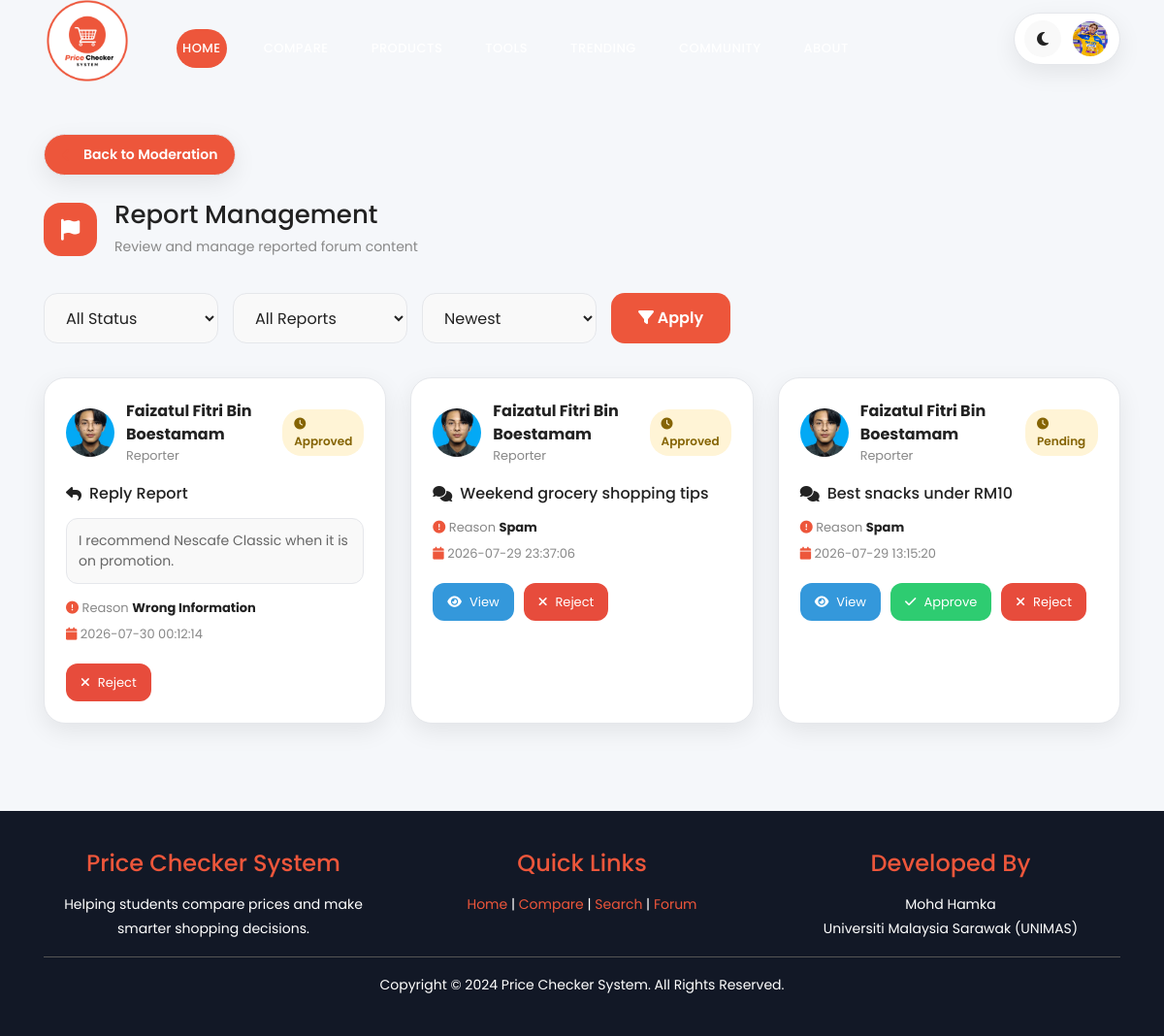
The page /src/admin/forumReports.php (signed in) on the database its author committed.
### tables this page shows
CREATE TABLE `forumreport` (
  `reportID` int(11) NOT NULL,
  `topicID` int(11) DEFAULT NULL,
  `replyID` int(11) DEFAULT NULL,
  `studentID` int(11) DEFAULT NULL,
  `reason` varchar(255) DEFAULT NULL,
  `created_at` timestamp NOT NULL DEFAULT current_timestamp(),
  `status` enum('Pending','Approved','Rejected') DEFAULT 'Pending'
);

CREATE TABLE `student` (
  `studentID` int(11) NOT NULL,
  `fullName` varchar(255) NOT NULL,
  `username` varchar(255) NOT NULL,
  `email` varchar(255) NOT NULL,
  `password` varchar(255) NOT NULL,
  `studentIMG` varchar(255) NOT NULL,
  `logStatus` varchar(255) NOT NULL,
  `created_at` timestamp NOT NULL DEFAULT current_timestamp()
);

CREATE TABLE `forumreply` (
  `replyID` int(11) NOT NULL,
  `topicID` int(11) NOT NULL,
  `studentID` int(11) NOT NULL,
  `replyContent` text NOT NULL,
  `created_at` timestamp NOT NULL DEFAULT current_timestamp(),
  `updated_at` timestamp NULL DEFAULT current_timestamp() ON UPDATE current_timestamp(),
  `status` varchar(20) NOT NULL DEFAULT 'Active'
);

CREATE TABLE `forumtopic` (
  `topicID` int(11) NOT NULL,
  `studentID` int(11) NOT NULL,
  `categoryID` int(11) NOT NULL,
  `topicTitle` varchar(200) NOT NULL,
  `topicContent` text NOT NULL,
  `views` int(11) DEFAULT 0,
  `isPinned` tinyint(1) DEFAULT 0,
  `isLocked` tinyint(1) DEFAULT 0,
  `status` enum('Active','Hidden') DEFAULT 'Active',
  `created_at` timestamp NOT NULL DEFAULT current_timestamp(),
  `updated_at` timestamp NOT NULL DEFAULT current_timestamp() ON UPDATE current_timestamp(),
  `topicTags` varchar(255) DEFAULT NULL
);

### src/admin/forumReports.php (the view, shortened to what this page needs)
<?php
include("../config/db_cPCS.php");
$adminID=$_SESSION['adminID'];
$sort = $_GET['sort'] ?? "new";
$sql = "
SELECT
fr.*,
s.fullName,
s.studentIMG,
t.topicTitle,
r.replyContent
FROM forumreport fr
LEFT JOIN student s
ON fr.studentID=s.studentID
LEFT JOIN forumtopic t
ON fr.topicID=t.topicID
LEFT JOIN forumreply r
ON fr.replyID=r.replyID
WHERE 1
";
switch($sort)
{
default:
    $sql.=" ORDER BY fr.created_at DESC";
}
$limit=10;
$page=isset($_GET['page'])
? (int)$_GET['page']
:1;
$offset=($page-1)*$limit;
$sql.=" LIMIT $offset,$limit";
$reports=mysqli_query($conn,$sql);
?>
<!DOCTYPE html>
<html>
<head>
    <link rel="stylesheet" type="text/css" href="../../assets/css/bootstrap.min.css">
    <link rel="stylesheet" type="text/css" href="../../assets/css/font-awesome.css">
    <link rel="stylesheet" href="https://cdnjs.cloudflare.com/ajax/libs/font-awesome/6.7.2/css/all.min.css">
    <link rel="stylesheet" href="../../assets/css/styleindex.css">
    <link rel="stylesheet" href="../../assets/css/forum.css">
    <link rel="stylesheet" href="../../assets/css/footer.css">
</head>
<body>
    <?php
    global $conn;
    $sql = "
    SELECT adminUsername, adminIMG
    FROM admin
    WHERE adminID = '$adminID'
    ";
    $result = mysqli_query($conn, $sql);
    if($result && mysqli_num_rows($result) > 0)
    {
        $user = mysqli_fetch_assoc($result);
        $img = $user['adminIMG'];
    }
    else
    {
        $adminUsername = "Student";
        $img = "../../assets/images/profile/default.png";
    }
    ?>
<?php include("../student/includes/header.php"); ?>
<section class="section community-section" id="community">
    <div class="container">
        <br><br>
        <a href="forumModeration.php" class="back-dashboard-btn">
            <i class="fa fa-arrow-left"></i>
            Back to Moderation
        </a>
        <div class="forum-page-header">
            <div class="page-header-icon report-header-icon">
                <i class="fa-solid fa-flag"></i>
            </div>
            <div>
                <h2>
                    Report Management
                </h2>
                <p>
                    Review and manage reported forum content
                </p>
            </div>
        </div>
        <div class="forum-toolbar">
            <form method="GET">
                <select name="status">
                    <option value="">All Status</option>
                </select>
                <select name="type">
                    <option value="">All Reports</option>
                </select>
                <select name="sort">
                    <option value="new" <?=($sort=="new")?"selected":"";?>>
                        Newest
                    </option>
                </select>
                <button type="submit">
                    <i class="fa fa-filter"></i>
                    Apply
                </button>
            </form>
        </div>
        <div class="report-grid">
            <?php while($report=mysqli_fetch_assoc($reports)){ ?>
            <div class="report-card">
                <div class="report-top">
                    <div class="report-type">
                        <div class="report-avatar">
                            <img src="<?php echo !empty($report['studentIMG'])
                            ? $report['studentIMG']
                            : '../../assets/images/profile/default.png'; ?>">
                        </div>
                        <div>
                            <strong>
                                <?php echo htmlspecialchars($report['fullName']); ?>
                            </strong>
                            <small>
                                Reporter
                            </small>
                        </div>
                    </div>
                    <span class="report-status pending">
                        <i class="fa-solid fa-clock"></i>
                        <?php echo $report['status'] ?? "Pending"; ?>
                    </span>
                </div>
                <div class="report-body">
                    <h4>
                    <?php
                    if($report['topicID'])
                    {
                        ?>
                        <i class="fa-solid fa-comments"></i>
                        <?php
                        echo htmlspecialchars($report['topicTitle']);
                    }
                    else
                    {
                        ?>
                        <i class="fa-solid fa-reply"></i>
                        Reply Report
                        <?php
                    }
                    ?>
                    </h4>
                    <?php if($report['replyContent']){ ?>
                    <div class="reported-content">
                        <?php echo htmlspecialchars($report['replyContent']); ?>
                    </div>
                    <?php } ?>
                    <div class="report-info">
                        <div>
                            <i class="fa-solid fa-circle-exclamation"></i>
                            Reason
                            <strong>
                            <?php echo htmlspecialchars($report['reason']); ?>
                            </strong>
                        </div>
                        <div>
                            <i class="fa-solid fa-calendar"></i>
                            <?php echo $report['created_at']; ?>
                        </div>
                    </div>
                </div>
                <div class="report-actions">
                    <?php if($report['topicID']){ ?>
                    <a href="forumTopicView.php?id=<?php echo $report['topicID']; ?>"
                    class="report-btn view-btn">
                        <i class="fa-solid fa-eye"></i>
                        View
                    </a>
                    <?php } ?>
                    <?php
                    $status = strtolower($report['status'] ?? "pending");
                    ?>
                    <?php if($status != "approved"){ ?>
                    <button class="report-btn approve-btn"
                    data-id="<?php echo $report['reportID']; ?>">
                        <i class="fa-solid fa-check"></i>
                        Approve
                    </button>
                    <?php } ?>
                    <?php if($status != "rejected"){ ?>
                    <button class="report-btn reject-btn"
                    data-id="<?php echo $report['reportID']; ?>">
                        <i class="fa-solid fa-xmark"></i>
                        Reject
                    </button>
                    <?php } ?>
                    </div>
            </div>
            <?php } ?>
        </div>
</div>
</section>
    <?php include("../student/includes/footer.php"); ?>
</body>
</html>

### src/student/includes/header.php (shortened to what this page needs)
<?php
$currentPage = basename($_SERVER['PHP_SELF']);
$isDashboard = ($currentPage == "dashboard.php");
?>
<header class="header-area header-sticky">
    <div class="container">
        <div class="row">
            <div class="col-12">
                <nav class="main-nav">
                    <a href="../student/dashboard.php" class="logo">
                        <img src="../../assets/images/logo.png">
                    </a>
                    <ul class="nav">
                        <li>
                            <a href="<?php echo $isDashboard ? '#top' : '../student/dashboard.php#top'; ?>" class="nav-link active">
                                Home
                            </a>
                        </li>
                        <li>
                            <a href="<?php echo $isDashboard ? '#compare' : '../student/dashboard.php#compare'; ?>" class="nav-link">
                            </a>
                        </li>
                        <li>
                            <a href="<?php echo $isDashboard ? '#search' : '../student/dashboard.php#search'; ?>" class="nav-link">
                            </a>
                        </li>
                        <li>
                            <a href="<?php echo $isDashboard ? '#tools' : '../student/dashboard.php#tools'; ?>" class="nav-link">
                            </a>
                        </li>
                        <li>
                            <a href="<?php echo $isDashboard ? '#trend' : '../student/dashboard.php#trend'; ?>" class="nav-link">
                            </a>
                        </li>
                        <li>
                            <a href="<?php echo $isDashboard ? '#community' : '../student/dashboard.php#community'; ?>" class="nav-link">
                            </a>
                        </li>
                        <li>
                            <a href="<?php echo $isDashboard ? '#why-us' : '../student/dashboard.php#why-us'; ?>" class="nav-link">
                            </a>
                        </li>
                    </ul>
                    <div class="user-actions">
                        <button id="themeToggle"
                                class="theme-btn"
                                type="button">
                            <i class="fa-solid fa-moon"></i>
                        </button>
                        <div class="dropdown">
                            <img src="<?php echo $img; ?>"
                                 class="profile-avatar">
                        </div>
                    </div>
                </nav>
            </div>
        </div>
    </div>
</header>

### assets/css/styleindex.css (style rules this page uses)
html, body, div, span, applet, object, iframe, h1, h2, h3, h4, h5, h6, p, blockquote, div pre, a, abbr, acronym, address, big, cite, code, del, dfn, em, font, img, ins, kbd, q, s, samp, small, strike, strong, sub, sup, tt, var, b, u, i, center, dl, dt, dd, ol, ul, li, figure, header, nav, section, article, aside, footer, figcaption { margin: 0; padding: 0; border: 0; outline: 0; }
ul, li { padding: 0; margin: 0; list-style: none; }
header, nav, section, article, aside, footer, hgroup { display: block; }
* { box-sizing: border-box; }
html, body { font-family: 'Poppins', sans-serif; font-weight: 400; background-color: #fff; font-size: 16px; -ms-text-size-adjust: 100%; -webkit-font-smoothing: antialiased; -moz-osx-font-smoothing: grayscale; }
a { text-decoration: none !important; }
h1, h2, h3, h4, h5, h6 { margin-top: 0px; margin-bottom: 0px; }
ul { margin-bottom: 0px; }
p { font-size: 14px; line-height: 25px; color: #7a7a7a; }
html, body { background: #fff; font-family: 'Poppins', sans-serif; }
.header-area { position: absolute; top: 0px; left: 0px; right: 0px; z-index: 100; height: 90px; background: rgba(250,250,250,0.1); -webkit-transition: all .5s ease 0s; -moz-transition: all .5s ease 0s; -o-transition: all .5s ease 0s; transition: all .5s ease 0s; }
.header-area .main-nav { min-height: 80px; background: transparent; }
.header-area .main-nav .logo { line-height:50px; color: #fff; font-size: 32px; font-weight: 800; float: left; -webkit-transition: all 0.3s ease 0s; -moz-transition: all 0.3s ease 0s; -o-transition: all 0.3s ease 0s; transition: all 0.3s ease 0s; }
.header-area .main-nav .nav { float: right; margin-top: 27px; margin-right: 0px; background-color: transparent; -webkit-transition: all 0.3s ease 0s; -moz-transition: all 0.3s ease 0s; -o-transition: all 0.3s ease 0s; transition: all 0.3s ease 0s; position: relative; z-index: 999; }
.header-area .main-nav .nav li { padding-left: 20px; padding-right: 20px; }
.header-area .main-nav .nav li a { display: block; font-weight: 500; font-size: 13px; color: #7a7a7a; -webkit-transition: all 0.3s ease 0s; -moz-transition: all 0.3s ease 0s; -o-transition: all 0.3s ease 0s; transition: all 0.3s ease 0s; height: 40px; line-height: 40px; border: transparent; }
.header-area .main-nav .nav li a { color: #fff; }
.header-area.header-sticky { min-height: 80px; }
.header-area.header-sticky .nav { margin-top: 20px !important; }
@media (max-width: 1200px) { .header-area .main-nav .nav li { padding-left: 12px; padding-right: 12px; } }
@media (max-width: 1200px) { .header-area .main-nav:before { display: none; } }
@media (min-width: 767px) { .header-area .main-nav .nav { display: flex !important; } }

### rows shown on the page
forumreport: studentID.studentIMG (picture), studentID.fullName "Faizatul Fitri Bin Boestamam", status "Approved", shows "Reply Report", replyID.replyContent "I recommend Nescafe Classic when it is on promotion.", reason "Wrong Information", created_at "2026-07-30 00:12:14"
forumreport: studentID.studentIMG (picture), studentID.fullName "Faizatul Fitri Bin Boestamam", status "Approved", topicID.topicTitle "Weekend grocery shopping tips", reason "Spam", created_at "2026-07-29 23:37:06"
forumreport: studentID.studentIMG (picture), studentID.fullName "Faizatul Fitri Bin Boestamam", status "Pending", topicID.topicTitle "Best snacks under RM10", reason "Spam", created_at "2026-07-29 13:15:20"
